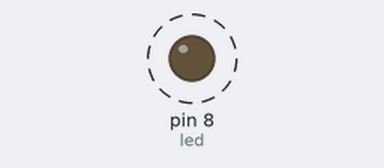
This sketch was run on a simulated Arduino Uno, built with avr-gcc and run on an emulated ATmega328P. On the bench: output pins drawn as LEDs (lit = HIGH). Dashed ring = blinking. What the sketch prints to the serial monitor is not drawn.

Above: at 0.2 s.
Timing chart, 0 to 3.0 s (numbered marks = the images above):
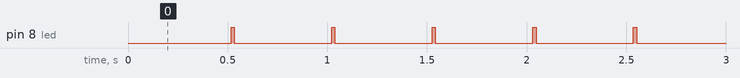

Measured:
- by itself, pin 8 (led): alternates HIGH for 0.02 s and LOW for 0.49 s

The sketch:

sonar_timer_test.ino
```cpp
//------------------------------------------------------------------------
//  Includes
//------------------------------------------------------------------------
#include "MultiTimer.h"
#include "Timer.h"


//------------------------------------------------------------------------
//  Properties
//------------------------------------------------------------------------
int led = 8;

//MultiTimer mtimer;
Timer mtimer;


//------------------------------------------------------------------------
//  Methods
//------------------------------------------------------------------------
void setup() {
  Serial.begin(9600);

  pinMode(led, OUTPUT);

  /*
   *  timer
   */
//  float interval[2] = { 2000, 500 };
  float interval = 500;
  mtimer.setFreq( interval );
}

//------------------------------------------------------------------------
void loop() {

  if( mtimer.getTrigger() ) {
    digitalWrite(led, HIGH);
  }
  else {
    digitalWrite(led, LOW);
  }

}
```

MultiTimer.h
```cpp
/*
 *  Multi-Timer
 *
 *  Ken Frederick
 *  ken.frederick@gmx.de
 *
 *  http://cargocollective.com/kenfrederick/
 *  http://kenfrederick.blogspot.com/
 *
 *  simple multi-timer for Arduino
 *
 */


//-----------------------------------------------------------------------------
//  includes
//-----------------------------------------------------------------------------
#include "Arduino.h"
// use: Wprogram.h for Arduino versions prior to 1.0


#ifndef _MULTI_TIMER
#define _MULTI_TIMER


class MultiTimer {
private:
  //-----------------------------------------------------------------------------
  //  properties
  //-----------------------------------------------------------------------------
  float startTime;
  float freq;

  float interval[2];

  bool firstCall;
  bool trigger;

public:
  int index;

  //-----------------------------------------------------------------------------
  //  constructor
  //-----------------------------------------------------------------------------
  MultiTimer();


  //-----------------------------------------------------------------------------
  //  methods
  //-----------------------------------------------------------------------------
  void start();
  void stop();


  //-----------------------------------------------------------------------------
  //  sets
  //-----------------------------------------------------------------------------
  void setFreq(float _interval);
  void setFreq(float _interval[2]);


  //-----------------------------------------------------------------------------
  //  gets
  //-----------------------------------------------------------------------------
  bool getTrigger();

};


//-----------------------------------------------------------------------------
//  constructor
//-----------------------------------------------------------------------------
MultiTimer::MultiTimer() {
  firstCall = true;
}


//-----------------------------------------------------------------------------
//  methods
//-----------------------------------------------------------------------------
void MultiTimer::start() {
  startTime = millis();
  firstCall = false;
}

void MultiTimer::stop() {
  firstCall = true;

  index++;
  if( index >= 2 ) index = 0;
}


//-----------------------------------------------------------------------------
//  sets
//-----------------------------------------------------------------------------
void MultiTimer::setFreq(float _interval) {
  interval[0] = _interval;
  interval[1] = 0;
}

void MultiTimer::setFreq(float _interval[2]) {
  interval[0] = _interval[0];
  interval[1] = _interval[1];
}


//-----------------------------------------------------------------------------
//  gets
//-----------------------------------------------------------------------------
bool MultiTimer::getTrigger() {
  if(firstCall) start();
  freq = interval[ index ];

  Serial.print( (millis() - startTime) );
  Serial.print( " < " );
  Serial.println( freq );

  if( (millis() - startTime) < freq ) {
    return false;
  }
  else {
    stop();
    return true;
  }

  return trigger;
}


#endif
```

Timer.h
```cpp
/*
 *  Timer
 *
 *  Ken Frederick
 *  ken.frederick@gmx.de
 *
 *  http://cargocollective.com/kenfrederick/
 *  http://kenfrederick.blogspot.com/
 *
 *  simple timer for Arduino
 *
 */


//-----------------------------------------------------------------------------
//  includes
//-----------------------------------------------------------------------------
#include "Arduino.h"
// use: Wprogram.h for Arduino versions prior to 1.0


#ifndef _TIMER
#define _TIMER


class Timer {
private:
  //-----------------------------------------------------------------------------
  //  properties
  //-----------------------------------------------------------------------------
  float startTime;
  float freq;

  bool trigger;
  bool firstCall;


public:
  //-----------------------------------------------------------------------------
  //  constructor
  //-----------------------------------------------------------------------------
  Timer();


  //-----------------------------------------------------------------------------
  //  methods
  //-----------------------------------------------------------------------------
  void start();
  void stop();


  //-----------------------------------------------------------------------------
  //  sets
  //-----------------------------------------------------------------------------
  void setFreq(float _freq);


  //-----------------------------------------------------------------------------
  //  gets
  //-----------------------------------------------------------------------------
  bool getTrigger();

};


//-----------------------------------------------------------------------------
//  constructor
//-----------------------------------------------------------------------------
Timer::Timer() {
  firstCall = true;
}


//-----------------------------------------------------------------------------
//  methods
//-----------------------------------------------------------------------------
void Timer::start() {
  startTime = millis();
  firstCall = false;
}

void Timer::stop() {
  firstCall = true;
}


//-----------------------------------------------------------------------------
//  sets
//-----------------------------------------------------------------------------
void Timer::setFreq(float _freq) {
  freq = _freq;
}


//-----------------------------------------------------------------------------
//  gets
//-----------------------------------------------------------------------------
bool Timer::getTrigger() {
  if(firstCall) start();

  Serial.print( (millis() - startTime) );
  Serial.print( " < " );
  Serial.println( freq );

  if( (millis() - startTime) < freq ) {
    return false;
  }
  else {
    stop();
    return true;
  }

}


#endif
```
